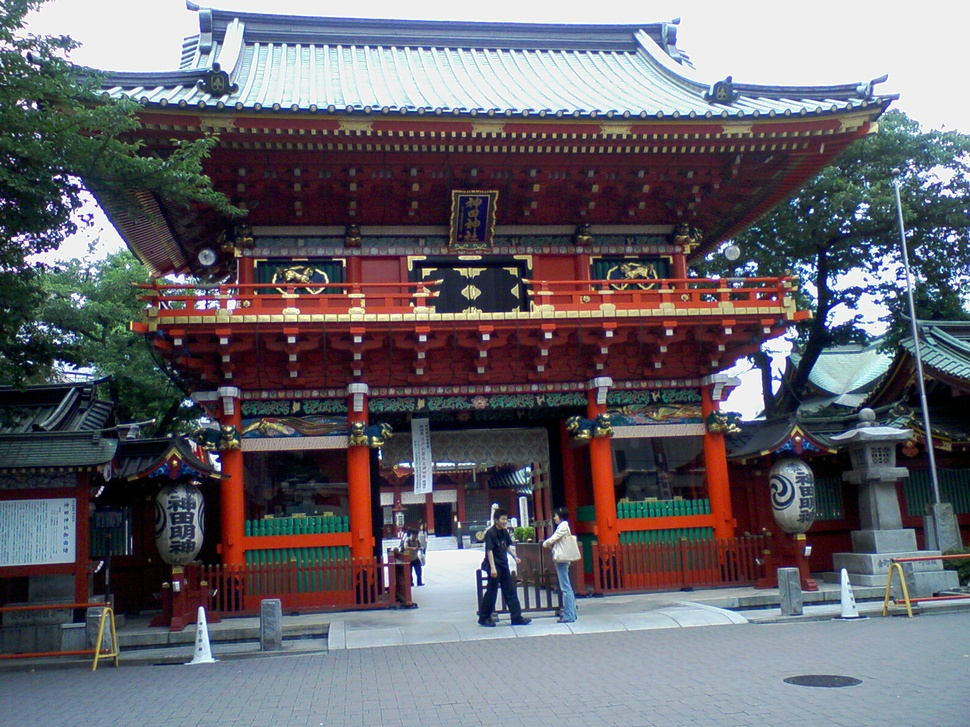
#> input picture Data_Box/KandaMyoujin.jpg, 970 x 727 px, shrunk from 1600 x 1200 before the run; its folder holds only this picture in this run
$ python dataBase_use.py   (Python 2 division)
#> lines starting #> are read from the running program, lines starting #| are printed output that depends on the picture
# -*- coding:utf-8 -*-
import sqlite3
from PIL.ExifTags import TAGS,GPSTAGS
import time
import os
import sys
import numpy as np
from matplotlib import pylab as plt
from PIL import Image

# ExifからGPSの取得
def get_exif(file):
  img = Image.open(file)
  df=np.array(Image.open(file))
  exif = img._getexif()

  exif_data = []
  for id, value in exif.items():
    #print 'ID',TAGS.get(id),'\n'
    ID = TAGS.get(id)
    tag = TAGS.get(id, id),value
    #print 'Tag',tag,'\n'
    if ID == 'GPSInfo':
      exif_data.extend(tag)
  return exif_data

#緯度・経度の算出関数（10進数）
def calculate(GPS):
  lat_ex=GPS[1][2]
  lon_ex=GPS[1][4]
  lat_a=float(lat_ex[0][0]/lat_ex[0][1])
  lat_b=float(lat_ex[1][0]/lat_ex[1][1])
  lat_c=float(lat_ex[2][0]/lat_ex[2][1])
  lat=lat_a+(lat_b/60.0)+(lat_c/60.0/60.0)

  lon_a=float(lon_ex[0][0]/lon_ex[0][1])
  lon_b=float(lon_ex[1][0]/lon_ex[1][1])
  lon_c=float(lon_ex[2][0]/lon_ex[2][1])
  lon=lon_a+(lon_b/60.0)+(lon_c/60.0/60.0)
  return lat,lon

def process_image(imagename,resultname,params="--edge-thresh 10 --peak-thresh 5"):
  if imagename[-3:] != 'pgm':
    # ダウンサンプリングpgmファイルを作成する
    # im = Image.open(imagename).convert('L')
    im = np.array(Image.open(imagename).convert('L'))
    im= im[::10, ::10]
    im= Image.fromarray(np.uint8(im))
    im.save('tmp.pgm')
    imagename = 'tmp.pgm'

  cmmd = str("./sift "+imagename+" --output="+resultname+ " "+params)
  os.system(cmmd)
  print 'processed', imagename, 'to', resultname

def read_features_from_file(filename):

  f = np.loadtxt(filename)
  return f[:,:4],f[:,4:]

def create_DB():
  #はじめにデータベース作成を行う
  start=time.time()
  conn = sqlite3.connect("ACRS.db")
  cur = conn.cursor()
  cur.execute("""CREATE TABLE feature_Point(lat real,lon real,d text,img text,name text);""")
  path='Data_Box'
  imlist = [os.path.join(path,f) for f in os.listdir(path) if f.endswith('.jpg')]
  # データベース格納のための特徴点、GPS情報の算出
  Num=0
  for img_ex in imlist:
    im_grey = np.array(Image.open(img_ex).convert('L'))
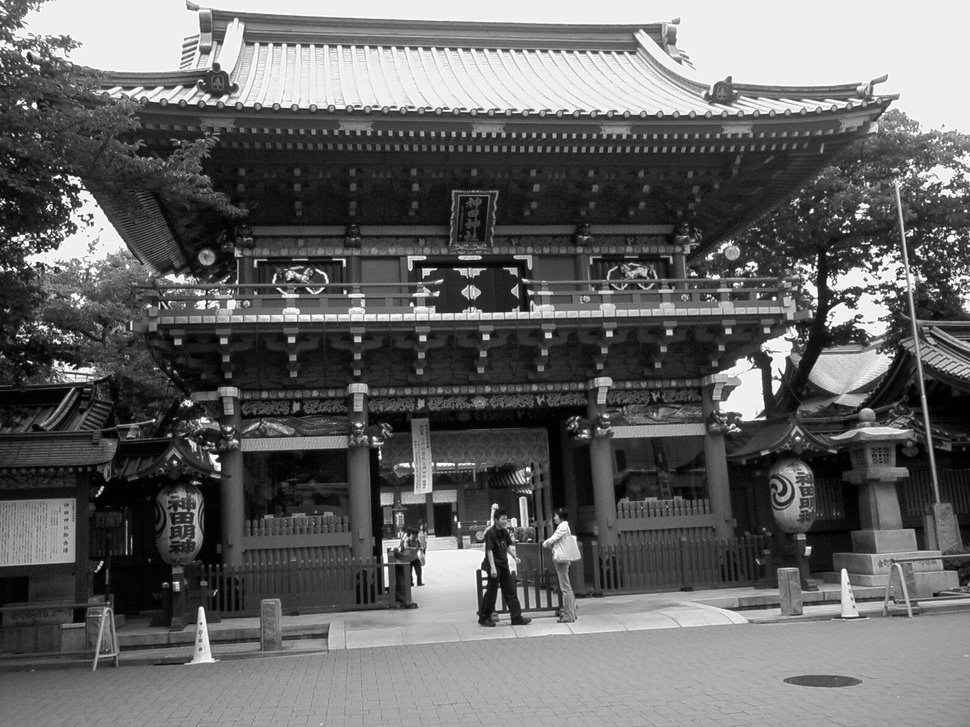
#> im_grey: shape (727, 970); min 0, max 255, mean 101.3
    Num=Num+1
    RGB=np.array(Image.open(img_ex))
#> RGB is the input picture: shape (727, 970, 3); mean R, G, B 102.5, 99.5, 107
    name,ext=os.path.splitext(img_ex)
    sname = img_ex+'.sift'
    process_image(img_ex,sname)
#> in process_image, `im= im[::10, ::10]`:
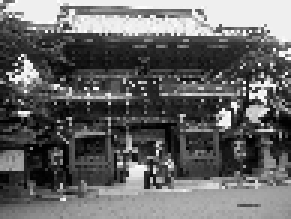
#> im: shape (73, 97) (shown 3 times larger); min 0, max 254, mean 102.2
    l_db,d_db = read_features_from_file(sname)
    GPS_db=get_exif(img_ex)
    lat_db,lon_db=calculate(GPS_db)
    #print 'Data',lat_db,lon_db
    #データベースへ格納するため、stringへ変換
    img_str=str(im_grey)
    d_list=[]
    for j in range(len(d_db)):
      df=d_db[j]
      for k in range(len(d_db[1])):
        df_1=int(df[k])
        d_list.append(df_1)
    d_list=str(d_list)
    gray_list=[]
    for j in range(len(im_grey)):
      df=im_grey[j]
      gray=[]
      for k in range(len(im_grey[1])):
        df_1=int(df[k])
        gray.append(df_1)
      gray_list.append(gray)
    gray_list=str(gray_list)
    #データベースへ格納
    sql="""INSERT INTO feature_Point(lat,lon) VALUES(?,?)"""
    cur.execute(sql, (lat_db,lon_db))
    sql="""INSERT INTO feature_Point(d) VALUES(?)"""
    cur.execute(sql, ([d_list]))
    sql="""INSERT INTO feature_Point(img) VALUES(?)"""
    cur.execute(sql, [gray_list])
    sql="""INSERT INTO feature_Point(name) VALUES(?)"""
    cur.execute(sql, [name])
    conn.commit()
    elapsed_time = time.time() - start
    print ("elapsed_Databese_time:{0}".format(elapsed_time)) + "[sec]"

#> (the run stopped early here; a loop or call above may not have finished)
